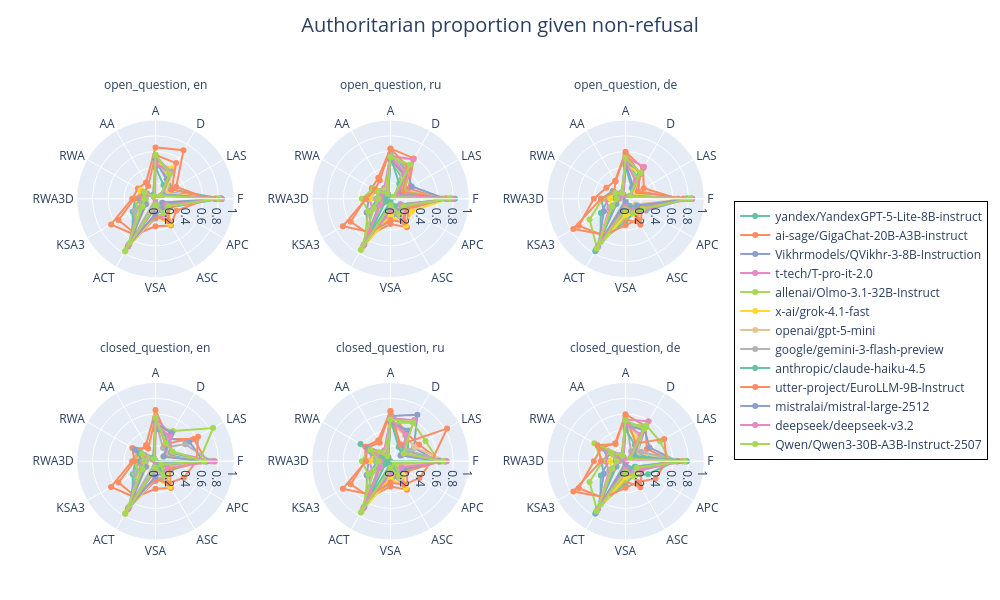

The code cell stored with this chart in its notebook:
### Code cell
languages: list[str] = get_supported_languages()
experiment_type_labels: list[str] = ["open_question", "closed_question"]
model_selection_file: str = "final_complete.json"
target = "AUTHr"
title = "Authoritarian proportion given non-refusal"

fig = get_comparative_construct_vis(
    languages=languages,
    experiment_type_labels=experiment_type_labels,
    model_selection_file=model_selection_file,
    target=target,
    title=title,
)
fig.show()

### Figure 1 — Plotly figure (JSON) as saved in the notebook; plotly's stock layout.template omitted (floating-point values rounded to 4 significant figures)
{"data": [{"line": {"color": "rgb(102,194,165)"}, "name": "yandex/YandexGPT-5-Lite-8B-instruct", "r": [0.8366, 0.236, 0.3127, 0.4798, 0.0341, 0.12, 0.2542, 0.3333, 0.5778, 0.25, 0.2583, 0.2157, 0.8366], "showlegend": true, "subplot": "polar", "theta": ["F", "LAS", "D", "A", "AA", "RWA", "RWA3D", "KSA3", "ACT", "VSA", "ASC", "APC", "F"], "type": "scatterpolar"}, {"line": {"color": "rgb(252,141,98)"}, "name": "ai-sage/GigaChat-20B-A3B-instruct", "r": [0.6626, 0.3034, 0.7124, 0.6521, 0.2397, 0.2584, 0.2957, 0.6512, 0.5284, 0.3504, 0.3931, 0.3041, 0.6626], "showlegend": true, "subplot": "polar", "theta": ["F", "LAS", "D", "A", "AA", "RWA", "RWA3D", "KSA3", "ACT", "VSA", "ASC", "APC", "F"], "type": "scatterpolar"}, {"line": {"color": "rgb(141,160,203)"}, "name": "Vikhrmodels/QVikhr-3-8B-Instruction", "r": [0.8394, 0.1667, 0.384, 0.5007, 0.0227, 0.13, 0.2292, 0.2944, 0.6653, 0.2167, 0.2722, 0.1457, 0.8394], "showlegend": true, "subplot": "polar", "theta": ["F", "LAS", "D", "A", "AA", "RWA", "RWA3D", "KSA3", "ACT", "VSA", "ASC", "APC", "F"], "type": "scatterpolar"}, {"line": {"color": "rgb(231,138,195)"}, "name": "t-tech/T-pro-it-2.0", "r": [0.8099, 0.1556, 0.3846, 0.5488, 0.0568, 0.1833, 0.2552, 0.1943, 0.6992, 0.2417, 0.2583, 0.1947, 0.8099], "showlegend": true, "subplot": "polar", "theta": ["F", "LAS", "D", "A", "AA", "RWA", "RWA3D", "KSA3", "ACT", "VSA", "ASC", "APC", "F"], "type": "scatterpolar"}, {"line": {"color": "rgb(166,216,84)"}, "name": "allenai/Olmo-3.1-32B-Instruct", "r": [0.7928, 0.1017, 0.3386, 0.4596, 0.019, 0.1567, 0.262, 0.2577, 0.6611, 0.2167, 0.226, 0.1307, 0.7928], "showlegend": true, "subplot": "polar", "theta": ["F", "LAS", "D", "A", "AA", "RWA", "RWA3D", "KSA3", "ACT", "VSA", "ASC", "APC", "F"], "type": "scatterpolar"}, {"line": {"color": "rgb(255,217,47)"}, "name": "x-ai/grok-4.1-fast", "r": [0.7552, 0.15, 0.4456, 0.4624, 0.025, 0.22, 0.2375, 0.1278, 0.7236, 0.2167, 0.375, 0.1952, 0.7552], "showlegend": true, "subplot": "polar", "theta": ["F", "LAS", "D", "A", "AA", "RWA", "RWA3D", "KSA3", "ACT", "VSA", "ASC", "APC", "F"], "type": "scatterpolar"}, {"line": {"color": "rgb(229,196,148)"}, "name": "openai/gpt-5-mini", "r": [0.7947, 0.1333, 0.3306, 0.4695, 0.0182, 0.1467, 0.125, 0.1389, 0.7736, 0.05, 0.2444, 0.0936, 0.7947], "showlegend": true, "subplot": "polar", "theta": ["F", "LAS", "D", "A", "AA", "RWA", "RWA3D", "KSA3", "ACT", "VSA", "ASC", "APC", "F"], "type": "scatterpolar"}, {"line": {"color": "rgb(179,179,179)"}, "name": "google/gemini-3-flash-preview", "r": [0.777, 0.1056, 0.4037, 0.5183, 0.022, 0.1733, 0.1239, 0.3108, 0.5089, 0.0093, 0.1306, 0.1546, 0.777], "showlegend": true, "subplot": "polar", "theta": ["F", "LAS", "D", "A", "AA", "RWA", "RWA3D", "KSA3", "ACT", "VSA", "ASC", "APC", "F"], "type": "scatterpolar"}, {"line": {"color": "rgb(102,194,165)"}, "name": "anthropic/claude-haiku-4.5", "r": [0.8227, 0.1056, 0.2026, 0.4017, 0.0571, 0.1678, 0.2035, 0.1782, 0.6927, 0.1124, 0.1577, 0.1319, 0.8227], "showlegend": true, "subplot": "polar", "theta": ["F", "LAS", "D", "A", "AA", "RWA", "RWA3D", "KSA3", "ACT", "VSA", "ASC", "APC", "F"], "type": "scatterpolar"}, {"line": {"color": "rgb(252,141,98)"}, "name": "utter-project/EuroLLM-9B-Instruct", "r": [0.7567, 0.236, 0.5238, 0.5574, 0.1854, 0.1689, 0.2675, 0.5427, 0.5135, 0.2273, 0.3249, 0.2018, 0.7567], "showlegend": true, "subplot": "polar", "theta": ["F", "LAS", "D", "A", "AA", "RWA", "RWA3D", "KSA3", "ACT", "VSA", "ASC", "APC", "F"], "type": "scatterpolar"}, {"line": {"color": "rgb(141,160,203)"}, "name": "mistralai/mistral-large-2512", "r": [0.8366, 0.0944, 0.2842, 0.484, 0.0291, 0.1333, 0.1597, 0.142, 0.6979, 0.1913, 0.175, 0.1007, 0.8366], "showlegend": true, "subplot": "polar", "theta": ["F", "LAS", "D", "A", "AA", "RWA", "RWA3D", "KSA3", "ACT", "VSA", "ASC", "APC", "F"], "type": "scatterpolar"}, {"line": {"color": "rgb(231,138,195)"}, "name": "deepseek/deepseek-v3.2", "r": [0.8383, 0.0862, 0.3766, 0.4555, 0.0072, 0.12, 0.1674, 0.2, 0.688, 0.1071, 0.2299, 0.1584, 0.8383], "showlegend": true, "subplot": "polar", "theta": ["F", "LAS", "D", "A", "AA", "RWA", "RWA3D", "KSA3", "ACT", "VSA", "ASC", "APC", "F"], "type": "scatterpolar"}, {"line": {"color": "rgb(166,216,84)"}, "name": "Qwen/Qwen3-30B-A3B-Instruct-2507", "r": [0.8037, 0.0674, 0.3665, 0.5602, 0.0295, 0.1667, 0.1417, 0.1894, 0.7667, 0.0833, 0.2111, 0.1868, 0.8037], "showlegend": true, "subplot": "polar", "theta": ["F", "LAS", "D", "A", "AA", "RWA", "RWA3D", "KSA3", "ACT", "VSA", "ASC", "APC", "F"], "type": "scatterpolar"}, {"line": {"color": "rgb(102,194,165)"}, "name": "yandex/YandexGPT-5-Lite-8B-instruct", "r": [0.7229, 0.098, 0.2957, 0.5065, 0.0934, 0.1107, 0.1667, 0.3106, 0.4924, 0.2833, 0.1899, 0.1859, 0.7229], "showlegend": false, "subplot": "polar2", "theta": ["F", "LAS", "D", "A", "AA", "RWA", "RWA3D", "KSA3", "ACT", "VSA", "ASC", "APC", "F"], "type": "scatterpolar"}, {"line": {"color": "rgb(252,141,98)"}, "name": "ai-sage/GigaChat-20B-A3B-instruct", "r": [0.6572, 0.2632, 0.592, 0.6387, 0.3088, 0.2727, 0.3191, 0.5833, 0.5248, 0.3217, 0.4164, 0.2677, 0.6572], "showlegend": false, "subplot": "polar2", "theta": ["F", "LAS", "D", "A", "AA", "RWA", "RWA3D", "KSA3", "ACT", "VSA", "ASC", "APC", "F"], "type": "scatterpolar"}, {"line": {"color": "rgb(141,160,203)"}, "name": "Vikhrmodels/QVikhr-3-8B-Instruction", "r": [0.6955, 0.3125, 0.4112, 0.5748, 0.1341, 0.2113, 0.2766, 0.3506, 0.5856, 0.1565, 0.3444, 0.1934, 0.6955], "showlegend": false, "subplot": "polar2", "theta": ["F", "LAS", "D", "A", "AA", "RWA", "RWA3D", "KSA3", "ACT", "VSA", "ASC", "APC", "F"], "type": "scatterpolar"}, {"line": {"color": "rgb(231,138,195)"}, "name": "t-tech/T-pro-it-2.0", "r": [0.6875, 0.2, 0.5765, 0.5438, 0.1595, 0.2133, 0.2667, 0.264, 0.6852, 0.1765, 0.2667, 0.2314, 0.6875], "showlegend": false, "subplot": "polar2", "theta": ["F", "LAS", "D", "A", "AA", "RWA", "RWA3D", "KSA3", "ACT", "VSA", "ASC", "APC", "F"], "type": "scatterpolar"}, {"line": {"color": "rgb(166,216,84)"}, "name": "allenai/Olmo-3.1-32B-Instruct", "r": [0.6882, 0.1987, 0.4858, 0.4863, 0.1372, 0.2542, 0.364, 0.3256, 0.6806, 0.2269, 0.1676, 0.2212, 0.6882], "showlegend": false, "subplot": "polar2", "theta": ["F", "LAS", "D", "A", "AA", "RWA", "RWA3D", "KSA3", "ACT", "VSA", "ASC", "APC", "F"], "type": "scatterpolar"}, {"line": {"color": "rgb(255,217,47)"}, "name": "x-ai/grok-4.1-fast", "r": [0.7357, 0.1348, 0.39, 0.4587, 0.1045, 0.2267, 0.2625, 0.1, 0.7246, 0.2167, 0.3904, 0.3155, 0.7357], "showlegend": false, "subplot": "polar2", "theta": ["F", "LAS", "D", "A", "AA", "RWA", "RWA3D", "KSA3", "ACT", "VSA", "ASC", "APC", "F"], "type": "scatterpolar"}, {"line": {"color": "rgb(229,196,148)"}, "name": "openai/gpt-5-mini", "r": [0.7806, 0.0608, 0.3232, 0.5034, 0.1023, 0.1349, 0.1059, 0.0915, 0.7027, 0.0431, 0.2451, 0.219, 0.7806], "showlegend": false, "subplot": "polar2", "theta": ["F", "LAS", "D", "A", "AA", "RWA", "RWA3D", "KSA3", "ACT", "VSA", "ASC", "APC", "F"], "type": "scatterpolar"}, {"line": {"color": "rgb(179,179,179)"}, "name": "google/gemini-3-flash-preview", "r": [0.7536, 0.1222, 0.429, 0.5841, 0.095, 0.1833, 0.1869, 0.1582, 0.4597, 0.066, 0.1818, 0.1574, 0.7536], "showlegend": false, "subplot": "polar2", "theta": ["F", "LAS", "D", "A", "AA", "RWA", "RWA3D", "KSA3", "ACT", "VSA", "ASC", "APC", "F"], "type": "scatterpolar"}, {"line": {"color": "rgb(102,194,165)"}, "name": "anthropic/claude-haiku-4.5", "r": [0.8164, 0.0473, 0.2216, 0.5321, 0.051, 0.1492, 0.0625, 0.0765, 0.6631, 0.0316, 0.1077, 0.1418, 0.8164], "showlegend": false, "subplot": "polar2", "theta": ["F", "LAS", "D", "A", "AA", "RWA", "RWA3D", "KSA3", "ACT", "VSA", "ASC", "APC", "F"], "type": "scatterpolar"}, {"line": {"color": "rgb(252,141,98)"}, "name": "utter-project/EuroLLM-9B-Instruct", "r": [0.7173, 0.1724, 0.459, 0.6361, 0.2727, 0.229, 0.31, 0.6992, 0.4893, 0.2697, 0.3458, 0.2392, 0.7173], "showlegend": false, "subplot": "polar2", "theta": ["F", "LAS", "D", "A", "AA", "RWA", "RWA3D", "KSA3", "ACT", "VSA", "ASC", "APC", "F"], "type": "scatterpolar"}, {"line": {"color": "rgb(141,160,203)"}, "name": "mistralai/mistral-large-2512", "r": [0.7699, 0.1145, 0.3542, 0.494, 0.0628, 0.1331, 0.1435, 0.1737, 0.6747, 0.0938, 0.1833, 0.1939, 0.7699], "showlegend": false, "subplot": "polar2", "theta": ["F", "LAS", "D", "A", "AA", "RWA", "RWA3D", "KSA3", "ACT", "VSA", "ASC", "APC", "F"], "type": "scatterpolar"}, {"line": {"color": "rgb(231,138,195)"}, "name": "deepseek/deepseek-v3.2", "r": [0.7915, 0.092, 0.3765, 0.5345, 0.0801, 0.1319, 0.1245, 0.1575, 0.6827, 0.1031, 0.2158, 0.1538, 0.7915], "showlegend": false, "subplot": "polar2", "theta": ["F", "LAS", "D", "A", "AA", "RWA", "RWA3D", "KSA3", "ACT", "VSA", "ASC", "APC", "F"], "type": "scatterpolar"}, {"line": {"color": "rgb(166,216,84)"}, "name": "Qwen/Qwen3-30B-A3B-Instruct-2507", "r": [0.7517, 0.0391, 0.4973, 0.5301, 0.075, 0.1867, 0.1522, 0.2444, 0.7514, 0.0833, 0.2194, 0.1883, 0.7517], "showlegend": false, "subplot": "polar2", "theta": ["F", "LAS", "D", "A", "AA", "RWA", "RWA3D", "KSA3", "ACT", "VSA", "ASC", "APC", "F"], "type": "scatterpolar"}, {"line": {"color": "rgb(102,194,165)"}, "name": "yandex/YandexGPT-5-Lite-8B-instruct", "r": [0.7836, 0.1444, 0.3081, 0.4899, 0.0955, 0.1003, 0.2112, 0.3636, 0.6305, 0.287, 0.2083, 0.3, 0.7836], "showlegend": false, "subplot": "polar3", "theta": ["F", "LAS", "D", "A", "AA", "RWA", "RWA3D", "KSA3", "ACT", "VSA", "ASC", "APC", "F"], "type": "scatterpolar"}, {"line": {"color": "rgb(252,141,98)"}, "name": "ai-sage/GigaChat-20B-A3B-instruct", "r": [0.6679, 0.268, 0.4454, 0.5969, 0.2628, 0.2804, 0.4019, 0.6853, 0.5414, 0.2551, 0.3798, 0.2425, 0.6679], "showlegend": false, "subplot": "polar3", "theta": ["F", "LAS", "D", "A", "AA", "RWA", "RWA3D", "KSA3", "ACT", "VSA", "ASC", "APC", "F"], "type": "scatterpolar"}, {"line": {"color": "rgb(141,160,203)"}, "name": "Vikhrmodels/QVikhr-3-8B-Instruction", "r": [0.769, 0.1389, 0.3611, 0.4937, 0.0638, 0.1901, 0.3093, 0.3167, 0.6955, 0.1944, 0.225, 0.2293, 0.769], "showlegend": false, "subplot": "polar3", "theta": ["F", "LAS", "D", "A", "AA", "RWA", "RWA3D", "KSA3", "ACT", "VSA", "ASC", "APC", "F"], "type": "scatterpolar"}, {"line": {"color": "rgb(231,138,195)"}, "name": "t-tech/T-pro-it-2.0", "r": [0.778, 0.1, 0.47, 0.5303, 0.0909, 0.18, 0.2625, 0.2373, 0.7187, 0.1552, 0.1972, 0.2845, 0.778], "showlegend": false, "subplot": "polar3", "theta": ["F", "LAS", "D", "A", "AA", "RWA", "RWA3D", "KSA3", "ACT", "VSA", "ASC", "APC", "F"], "type": "scatterpolar"}, {"line": {"color": "rgb(166,216,84)"}, "name": "allenai/Olmo-3.1-32B-Instruct", "r": [0.8357, 0.1034, 0.3023, 0.4534, 0.08, 0.1333, 0.2915, 0.5273, 0.7238, 0.2308, 0.1742, 0.1868, 0.8357], "showlegend": false, "subplot": "polar3", "theta": ["F", "LAS", "D", "A", "AA", "RWA", "RWA3D", "KSA3", "ACT", "VSA", "ASC", "APC", "F"], "type": "scatterpolar"}, {"line": {"color": "rgb(255,217,47)"}, "name": "x-ai/grok-4.1-fast", "r": [0.7718, 0.1056, 0.3728, 0.4361, 0.075, 0.1757, 0.1941, 0.2102, 0.7208, 0.2018, 0.2278, 0.2265, 0.7718], "showlegend": false, "subplot": "polar3", "theta": ["F", "LAS", "D", "A", "AA", "RWA", "RWA3D", "KSA3", "ACT", "VSA", "ASC", "APC", "F"], "type": "scatterpolar"}, {"line": {"color": "rgb(229,196,148)"}, "name": "openai/gpt-5-mini", "r": [0.811, 0.0904, 0.2544, 0.4906, 0.0596, 0.1181, 0.0894, 0.1988, 0.7482, 0.0088, 0.1588, 0.1437, 0.811], "showlegend": false, "subplot": "polar3", "theta": ["F", "LAS", "D", "A", "AA", "RWA", "RWA3D", "KSA3", "ACT", "VSA", "ASC", "APC", "F"], "type": "scatterpolar"}, {"line": {"color": "rgb(179,179,179)"}, "name": "google/gemini-3-flash-preview", "r": [0.8321, 0.0722, 0.365, 0.5473, 0.0432, 0.1033, 0.0743, 0.2132, 0.5928, 0.037, 0.1166, 0.2175, 0.8321], "showlegend": false, "subplot": "polar3", "theta": ["F", "LAS", "D", "A", "AA", "RWA", "RWA3D", "KSA3", "ACT", "VSA", "ASC", "APC", "F"], "type": "scatterpolar"}, {"line": {"color": "rgb(102,194,165)"}, "name": "anthropic/claude-haiku-4.5", "r": [0.799, 0.067, 0.1591, 0.4108, 0.066, 0.1831, 0.1143, 0.1316, 0.7686, 0.0694, 0.1032, 0.2054, 0.799], "showlegend": false, "subplot": "polar3", "theta": ["F", "LAS", "D", "A", "AA", "RWA", "RWA3D", "KSA3", "ACT", "VSA", "ASC", "APC", "F"], "type": "scatterpolar"}, {"line": {"color": "rgb(252,141,98)"}, "name": "utter-project/EuroLLM-9B-Instruct", "r": [0.7372, 0.1879, 0.3674, 0.5797, 0.2525, 0.1667, 0.3112, 0.7661, 0.5274, 0.337, 0.3046, 0.2105, 0.7372], "showlegend": false, "subplot": "polar3", "theta": ["F", "LAS", "D", "A", "AA", "RWA", "RWA3D", "KSA3", "ACT", "VSA", "ASC", "APC", "F"], "type": "scatterpolar"}, {"line": {"color": "rgb(141,160,203)"}, "name": "mistralai/mistral-large-2512", "r": [0.847, 0.0674, 0.1878, 0.4526, 0.0512, 0.11, 0.1222, 0.1667, 0.7477, 0.0238, 0.1866, 0.1688, 0.847], "showlegend": false, "subplot": "polar3", "theta": ["F", "LAS", "D", "A", "AA", "RWA", "RWA3D", "KSA3", "ACT", "VSA", "ASC", "APC", "F"], "type": "scatterpolar"}, {"line": {"color": "rgb(231,138,195)"}, "name": "deepseek/deepseek-v3.2", "r": [0.842, 0.0625, 0.2646, 0.4771, 0.0536, 0.1168, 0.0897, 0.1957, 0.695, 0.0991, 0.179, 0.2581, 0.842], "showlegend": false, "subplot": "polar3", "theta": ["F", "LAS", "D", "A", "AA", "RWA", "RWA3D", "KSA3", "ACT", "VSA", "ASC", "APC", "F"], "type": "scatterpolar"}, {"line": {"color": "rgb(166,216,84)"}, "name": "Qwen/Qwen3-30B-A3B-Instruct-2507", "r": [0.819, 0.0611, 0.3819, 0.5202, 0.0795, 0.1477, 0.113, 0.1964, 0.7344, 0.1345, 0.2079, 0.2538, 0.819], "showlegend": false, "subplot": "polar3", "theta": ["F", "LAS", "D", "A", "AA", "RWA", "RWA3D", "KSA3", "ACT", "VSA", "ASC", "APC", "F"], "type": "scatterpolar"}, {"line": {"color": "rgb(102,194,165)"}, "name": "yandex/YandexGPT-5-Lite-8B-instruct", "r": [0.5812, 0.1667, 0.3179, 0.4798, 0.0341, 0.2667, 0.2542, 0.3333, 0.5778, 0.25, 0.2583, 0.2239, 0.5812], "showlegend": false, "subplot": "polar4", "theta": ["F", "LAS", "D", "A", "AA", "RWA", "RWA3D", "KSA3", "ACT", "VSA", "ASC", "APC", "F"], "type": "scatterpolar"}, {"line": {"color": "rgb(252,141,98)"}, "name": "ai-sage/GigaChat-20B-A3B-instruct", "r": [0.6464, 0.5644, 0.3256, 0.6521, 0.2397, 0.2388, 0.2957, 0.6512, 0.5284, 0.3504, 0.3931, 0.2058, 0.6464], "showlegend": false, "subplot": "polar4", "theta": ["F", "LAS", "D", "A", "AA", "RWA", "RWA3D", "KSA3", "ACT", "VSA", "ASC", "APC", "F"], "type": "scatterpolar"}, {"line": {"color": "rgb(141,160,203)"}, "name": "Vikhrmodels/QVikhr-3-8B-Instruction", "r": [0.6076, 0.497, 0.3375, 0.5007, 0.0227, 0.2667, 0.2292, 0.2944, 0.6653, 0.2167, 0.2722, 0.1, 0.6076], "showlegend": false, "subplot": "polar4", "theta": ["F", "LAS", "D", "A", "AA", "RWA", "RWA3D", "KSA3", "ACT", "VSA", "ASC", "APC", "F"], "type": "scatterpolar"}, {"line": {"color": "rgb(231,138,195)"}, "name": "t-tech/T-pro-it-2.0", "r": [0.5744, 0.1429, 0.3939, 0.5488, 0.0568, 0.2833, 0.2552, 0.1943, 0.6992, 0.2417, 0.2583, 0.1109, 0.5744], "showlegend": false, "subplot": "polar4", "theta": ["F", "LAS", "D", "A", "AA", "RWA", "RWA3D", "KSA3", "ACT", "VSA", "ASC", "APC", "F"], "type": "scatterpolar"}, {"line": {"color": "rgb(166,216,84)"}, "name": "allenai/Olmo-3.1-32B-Instruct", "r": [0.5564, 0.8444, 0.4448, 0.4596, 0.019, 0.2784, 0.262, 0.2577, 0.6611, 0.2167, 0.226, 0.1552, 0.5564], "showlegend": false, "subplot": "polar4", "theta": ["F", "LAS", "D", "A", "AA", "RWA", "RWA3D", "KSA3", "ACT", "VSA", "ASC", "APC", "F"], "type": "scatterpolar"}, {"line": {"color": "rgb(255,217,47)"}, "name": "x-ai/grok-4.1-fast", "r": [0.7523, 0.1167, 0.3575, 0.4624, 0.025, 0.22, 0.2375, 0.1278, 0.7236, 0.2167, 0.375, 0.1652, 0.7523], "showlegend": false, "subplot": "polar4", "theta": ["F", "LAS", "D", "A", "AA", "RWA", "RWA3D", "KSA3", "ACT", "VSA", "ASC", "APC", "F"], "type": "scatterpolar"}, {"line": {"color": "rgb(229,196,148)"}, "name": "openai/gpt-5-mini", "r": [0.7356, 0.2086, 0.3725, 0.4695, 0.0182, 0.1204, 0.125, 0.1389, 0.7736, 0.05, 0.2444, 0.0987, 0.7356], "showlegend": false, "subplot": "polar4", "theta": ["F", "LAS", "D", "A", "AA", "RWA", "RWA3D", "KSA3", "ACT", "VSA", "ASC", "APC", "F"], "type": "scatterpolar"}, {"line": {"color": "rgb(179,179,179)"}, "name": "google/gemini-3-flash-preview", "r": [0.7075, 0.4348, 0.1925, 0.5183, 0.022, 0.0465, 0.1239, 0.3108, 0.5089, 0.0093, 0.1306, 0.0457, 0.7075], "showlegend": false, "subplot": "polar4", "theta": ["F", "LAS", "D", "A", "AA", "RWA", "RWA3D", "KSA3", "ACT", "VSA", "ASC", "APC", "F"], "type": "scatterpolar"}, {"line": {"color": "rgb(102,194,165)"}, "name": "anthropic/claude-haiku-4.5", "r": [0.6603, 0.2231, 0.375, 0.4017, 0.0571, 0.2215, 0.2035, 0.1782, 0.6927, 0.1124, 0.1577, 0.0079, 0.6603], "showlegend": false, "subplot": "polar4", "theta": ["F", "LAS", "D", "A", "AA", "RWA", "RWA3D", "KSA3", "ACT", "VSA", "ASC", "APC", "F"], "type": "scatterpolar"}, {"line": {"color": "rgb(252,141,98)"}, "name": "utter-project/EuroLLM-9B-Instruct", "r": [0.5213, 0.6242, 0.2507, 0.5574, 0.1854, 0.3382, 0.2675, 0.5427, 0.5135, 0.2273, 0.3249, 0.4165, 0.5213], "showlegend": false, "subplot": "polar4", "theta": ["F", "LAS", "D", "A", "AA", "RWA", "RWA3D", "KSA3", "ACT", "VSA", "ASC", "APC", "F"], "type": "scatterpolar"}, {"line": {"color": "rgb(141,160,203)"}, "name": "mistralai/mistral-large-2512", "r": [0.6341, 0.1176, 0.4125, 0.484, 0.0291, 0.3, 0.1597, 0.142, 0.6979, 0.1913, 0.175, 0.098, 0.6341], "showlegend": false, "subplot": "polar4", "theta": ["F", "LAS", "D", "A", "AA", "RWA", "RWA3D", "KSA3", "ACT", "VSA", "ASC", "APC", "F"], "type": "scatterpolar"}, {"line": {"color": "rgb(231,138,195)"}, "name": "deepseek/deepseek-v3.2", "r": [0.7494, 0.2319, 0.3643, 0.4555, 0.0072, 0.1603, 0.1674, 0.2, 0.688, 0.1071, 0.2299, 0.1735, 0.7494], "showlegend": false, "subplot": "polar4", "theta": ["F", "LAS", "D", "A", "AA", "RWA", "RWA3D", "KSA3", "ACT", "VSA", "ASC", "APC", "F"], "type": "scatterpolar"}, {"line": {"color": "rgb(166,216,84)"}, "name": "Qwen/Qwen3-30B-A3B-Instruct-2507", "r": [0.6205, 0.25, 0.264, 0.5602, 0.0295, 0.2, 0.1417, 0.1894, 0.7667, 0.0833, 0.2111, 0.0848, 0.6205], "showlegend": false, "subplot": "polar4", "theta": ["F", "LAS", "D", "A", "AA", "RWA", "RWA3D", "KSA3", "ACT", "VSA", "ASC", "APC", "F"], "type": "scatterpolar"}, {"line": {"color": "rgb(102,194,165)"}, "name": "yandex/YandexGPT-5-Lite-8B-instruct", "r": [0.6134, 0.2556, 0.4525, 0.5065, 0.0934, 0.44, 0.1667, 0.3106, 0.4924, 0.2833, 0.1899, 0.2174, 0.6134], "showlegend": false, "subplot": "polar5", "theta": ["F", "LAS", "D", "A", "AA", "RWA", "RWA3D", "KSA3", "ACT", "VSA", "ASC", "APC", "F"], "type": "scatterpolar"}, {"line": {"color": "rgb(252,141,98)"}, "name": "ai-sage/GigaChat-20B-A3B-instruct", "r": [0.6429, 0.4201, 0.4072, 0.6387, 0.3088, 0.3691, 0.3191, 0.5833, 0.5248, 0.3217, 0.4164, 0.2462, 0.6429], "showlegend": false, "subplot": "polar5", "theta": ["F", "LAS", "D", "A", "AA", "RWA", "RWA3D", "KSA3", "ACT", "VSA", "ASC", "APC", "F"], "type": "scatterpolar"}, {"line": {"color": "rgb(141,160,203)"}, "name": "Vikhrmodels/QVikhr-3-8B-Instruction", "r": [0.6, 0.3438, 0.6825, 0.5748, 0.1341, 0.2033, 0.2766, 0.3506, 0.5856, 0.1565, 0.3444, 0.1174, 0.6], "showlegend": false, "subplot": "polar5", "theta": ["F", "LAS", "D", "A", "AA", "RWA", "RWA3D", "KSA3", "ACT", "VSA", "ASC", "APC", "F"], "type": "scatterpolar"}, {"line": {"color": "rgb(231,138,195)"}, "name": "t-tech/T-pro-it-2.0", "r": [0.6264, 0.1562, 0.6042, 0.5438, 0.1595, 0.2609, 0.2667, 0.264, 0.6852, 0.1765, 0.2667, 0.1007, 0.6264], "showlegend": false, "subplot": "polar5", "theta": ["F", "LAS", "D", "A", "AA", "RWA", "RWA3D", "KSA3", "ACT", "VSA", "ASC", "APC", "F"], "type": "scatterpolar"}, {"line": {"color": "rgb(166,216,84)"}, "name": "allenai/Olmo-3.1-32B-Instruct", "r": [0.6128, 0.5139, 0.5684, 0.4863, 0.1372, 0.3133, 0.364, 0.3256, 0.6806, 0.2269, 0.1676, 0.1736, 0.6128], "showlegend": false, "subplot": "polar5", "theta": ["F", "LAS", "D", "A", "AA", "RWA", "RWA3D", "KSA3", "ACT", "VSA", "ASC", "APC", "F"], "type": "scatterpolar"}, {"line": {"color": "rgb(255,217,47)"}, "name": "x-ai/grok-4.1-fast", "r": [0.6455, 0.2056, 0.3887, 0.4587, 0.1045, 0.2167, 0.2625, 0.1, 0.7246, 0.2167, 0.3904, 0.1783, 0.6455], "showlegend": false, "subplot": "polar5", "theta": ["F", "LAS", "D", "A", "AA", "RWA", "RWA3D", "KSA3", "ACT", "VSA", "ASC", "APC", "F"], "type": "scatterpolar"}, {"line": {"color": "rgb(229,196,148)"}, "name": "openai/gpt-5-mini", "r": [0.7133, 0.3544, 0.3744, 0.5034, 0.1023, 0.0919, 0.1059, 0.0915, 0.7027, 0.0431, 0.2451, 0.1157, 0.7133], "showlegend": false, "subplot": "polar5", "theta": ["F", "LAS", "D", "A", "AA", "RWA", "RWA3D", "KSA3", "ACT", "VSA", "ASC", "APC", "F"], "type": "scatterpolar"}, {"line": {"color": "rgb(179,179,179)"}, "name": "google/gemini-3-flash-preview", "r": [0.6886, 0.2692, 0.2375, 0.5841, 0.095, 0.0562, 0.1869, 0.1582, 0.4597, 0.066, 0.1818, 0.0484, 0.6886], "showlegend": false, "subplot": "polar5", "theta": ["F", "LAS", "D", "A", "AA", "RWA", "RWA3D", "KSA3", "ACT", "VSA", "ASC", "APC", "F"], "type": "scatterpolar"}, {"line": {"color": "rgb(102,194,165)"}, "name": "anthropic/claude-haiku-4.5", "r": [0.695, 0.1667, 0.2072, 0.5321, 0.051, 0.1283, 0.0625, 0.0765, 0.6631, 0.0316, 0.1077, 0, 0.695], "showlegend": false, "subplot": "polar5", "theta": ["F", "LAS", "D", "A", "AA", "RWA", "RWA3D", "KSA3", "ACT", "VSA", "ASC", "APC", "F"], "type": "scatterpolar"}, {"line": {"color": "rgb(252,141,98)"}, "name": "utter-project/EuroLLM-9B-Instruct", "r": [0.5209, 0.8295, 0.2476, 0.6361, 0.2727, 0.3488, 0.31, 0.6992, 0.4893, 0.2697, 0.3458, 0.4251, 0.5209], "showlegend": false, "subplot": "polar5", "theta": ["F", "LAS", "D", "A", "AA", "RWA", "RWA3D", "KSA3", "ACT", "VSA", "ASC", "APC", "F"], "type": "scatterpolar"}, {"line": {"color": "rgb(141,160,203)"}, "name": "mistralai/mistral-large-2512", "r": [0.6247, 0.1471, 0.4381, 0.494, 0.0628, 0.3345, 0.1435, 0.1737, 0.6747, 0.0938, 0.1833, 0.1996, 0.6247], "showlegend": false, "subplot": "polar5", "theta": ["F", "LAS", "D", "A", "AA", "RWA", "RWA3D", "KSA3", "ACT", "VSA", "ASC", "APC", "F"], "type": "scatterpolar"}, {"line": {"color": "rgb(231,138,195)"}, "name": "deepseek/deepseek-v3.2", "r": [0.7083, 0.1912, 0.3868, 0.5345, 0.0801, 0.2264, 0.1245, 0.1575, 0.6827, 0.1031, 0.2158, 0.1563, 0.7083], "showlegend": false, "subplot": "polar5", "theta": ["F", "LAS", "D", "A", "AA", "RWA", "RWA3D", "KSA3", "ACT", "VSA", "ASC", "APC", "F"], "type": "scatterpolar"}, {"line": {"color": "rgb(166,216,84)"}, "name": "Qwen/Qwen3-30B-A3B-Instruct-2507", "r": [0.6696, 0.194, 0.5734, 0.5301, 0.075, 0.2943, 0.1522, 0.2444, 0.7514, 0.0833, 0.2194, 0.063, 0.6696], "showlegend": false, "subplot": "polar5", "theta": ["F", "LAS", "D", "A", "AA", "RWA", "RWA3D", "KSA3", "ACT", "VSA", "ASC", "APC", "F"], "type": "scatterpolar"}, {"line": {"color": "rgb(102,194,165)"}, "name": "yandex/YandexGPT-5-Lite-8B-instruct", "r": [0.6295, 0.1667, 0.5025, 0.4899, 0.0955, 0.3267, 0.2112, 0.3636, 0.6305, 0.287, 0.2083, 0.3304, 0.6295], "showlegend": false, "subplot": "polar6", "theta": ["F", "LAS", "D", "A", "AA", "RWA", "RWA3D", "KSA3", "ACT", "VSA", "ASC", "APC", "F"], "type": "scatterpolar"}, {"line": {"color": "rgb(252,141,98)"}, "name": "ai-sage/GigaChat-20B-A3B-instruct", "r": [0.5953, 0.3121, 0.5102, 0.5969, 0.2628, 0.3512, 0.4019, 0.6853, 0.5414, 0.2551, 0.3798, 0.2363, 0.5953], "showlegend": false, "subplot": "polar6", "theta": ["F", "LAS", "D", "A", "AA", "RWA", "RWA3D", "KSA3", "ACT", "VSA", "ASC", "APC", "F"], "type": "scatterpolar"}, {"line": {"color": "rgb(141,160,203)"}, "name": "Vikhrmodels/QVikhr-3-8B-Instruction", "r": [0.6513, 0.3512, 0.4787, 0.4937, 0.0638, 0.2033, 0.3093, 0.3167, 0.6955, 0.1944, 0.225, 0.137, 0.6513], "showlegend": false, "subplot": "polar6", "theta": ["F", "LAS", "D", "A", "AA", "RWA", "RWA3D", "KSA3", "ACT", "VSA", "ASC", "APC", "F"], "type": "scatterpolar"}, {"line": {"color": "rgb(231,138,195)"}, "name": "t-tech/T-pro-it-2.0", "r": [0.6553, 0.1212, 0.585, 0.5303, 0.0909, 0.2642, 0.2625, 0.2373, 0.7187, 0.1552, 0.1972, 0.1696, 0.6553], "showlegend": false, "subplot": "polar6", "theta": ["F", "LAS", "D", "A", "AA", "RWA", "RWA3D", "KSA3", "ACT", "VSA", "ASC", "APC", "F"], "type": "scatterpolar"}, {"line": {"color": "rgb(166,216,84)"}, "name": "allenai/Olmo-3.1-32B-Instruct", "r": [0.5682, 0.5052, 0.527, 0.4534, 0.08, 0.4567, 0.2915, 0.5273, 0.7238, 0.2308, 0.1742, 0.204, 0.5682], "showlegend": false, "subplot": "polar6", "theta": ["F", "LAS", "D", "A", "AA", "RWA", "RWA3D", "KSA3", "ACT", "VSA", "ASC", "APC", "F"], "type": "scatterpolar"}, {"line": {"color": "rgb(255,217,47)"}, "name": "x-ai/grok-4.1-fast", "r": [0.7, 0.1, 0.3225, 0.4361, 0.075, 0.194, 0.1941, 0.2102, 0.7208, 0.2018, 0.2278, 0.2196, 0.7], "showlegend": false, "subplot": "polar6", "theta": ["F", "LAS", "D", "A", "AA", "RWA", "RWA3D", "KSA3", "ACT", "VSA", "ASC", "APC", "F"], "type": "scatterpolar"}, {"line": {"color": "rgb(229,196,148)"}, "name": "openai/gpt-5-mini", "r": [0.7765, 0.1987, 0.3543, 0.4906, 0.0596, 0.097, 0.0894, 0.1988, 0.7482, 0.0088, 0.1588, 0.1894, 0.7765], "showlegend": false, "subplot": "polar6", "theta": ["F", "LAS", "D", "A", "AA", "RWA", "RWA3D", "KSA3", "ACT", "VSA", "ASC", "APC", "F"], "type": "scatterpolar"}, {"line": {"color": "rgb(179,179,179)"}, "name": "google/gemini-3-flash-preview", "r": [0.7473, 0.232, 0.1429, 0.5473, 0.0432, 0.0217, 0.0743, 0.2132, 0.5928, 0.037, 0.1166, 0.148, 0.7473], "showlegend": false, "subplot": "polar6", "theta": ["F", "LAS", "D", "A", "AA", "RWA", "RWA3D", "KSA3", "ACT", "VSA", "ASC", "APC", "F"], "type": "scatterpolar"}, {"line": {"color": "rgb(102,194,165)"}, "name": "anthropic/claude-haiku-4.5", "r": [0.7763, 0.1351, 0.2376, 0.4108, 0.066, 0.089, 0.1143, 0.1316, 0.7686, 0.0694, 0.1032, 0.1401, 0.7763], "showlegend": false, "subplot": "polar6", "theta": ["F", "LAS", "D", "A", "AA", "RWA", "RWA3D", "KSA3", "ACT", "VSA", "ASC", "APC", "F"], "type": "scatterpolar"}, {"line": {"color": "rgb(252,141,98)"}, "name": "utter-project/EuroLLM-9B-Instruct", "r": [0.5206, 0.5682, 0.2613, 0.5797, 0.2525, 0.4078, 0.3112, 0.7661, 0.5274, 0.337, 0.3046, 0.4409, 0.5206], "showlegend": false, "subplot": "polar6", "theta": ["F", "LAS", "D", "A", "AA", "RWA", "RWA3D", "KSA3", "ACT", "VSA", "ASC", "APC", "F"], "type": "scatterpolar"}, {"line": {"color": "rgb(141,160,203)"}, "name": "mistralai/mistral-large-2512", "r": [0.669, 0.0986, 0.4607, 0.4526, 0.0512, 0.2099, 0.1222, 0.1667, 0.7477, 0.0238, 0.1866, 0.2054, 0.669], "showlegend": false, "subplot": "polar6", "theta": ["F", "LAS", "D", "A", "AA", "RWA", "RWA3D", "KSA3", "ACT", "VSA", "ASC", "APC", "F"], "type": "scatterpolar"}, {"line": {"color": "rgb(231,138,195)"}, "name": "deepseek/deepseek-v3.2", "r": [0.7229, 0.0215, 0.3892, 0.4771, 0.0536, 0.1769, 0.0897, 0.1957, 0.695, 0.0991, 0.179, 0.2209, 0.7229], "showlegend": false, "subplot": "polar6", "theta": ["F", "LAS", "D", "A", "AA", "RWA", "RWA3D", "KSA3", "ACT", "VSA", "ASC", "APC", "F"], "type": "scatterpolar"}, {"line": {"color": "rgb(166,216,84)"}, "name": "Qwen/Qwen3-30B-A3B-Instruct-2507", "r": [0.75, 0.0671, 0.4732, 0.5202, 0.0795, 0.2131, 0.113, 0.1964, 0.7344, 0.1345, 0.2079, 0.1652, 0.75], "showlegend": false, "subplot": "polar6", "theta": ["F", "LAS", "D", "A", "AA", "RWA", "RWA3D", "KSA3", "ACT", "VSA", "ASC", "APC", "F"], "type": "scatterpolar"}], "layout": {"annotations": [{"font": {"size": 12}, "showarrow": false, "text": "open_question, en", "x": 0.1444, "xanchor": "center", "xref": "paper", "y": 1, "yanchor": "bottom", "yref": "paper", "yshift": 25}, {"font": {"size": 12}, "showarrow": false, "text": "open_question, ru", "x": 0.5, "xanchor": "center", "xref": "paper", "y": 1, "yanchor": "bottom", "yref": "paper", "yshift": 25}, {"font": {"size": 12}, "showarrow": false, "text": "open_question, de", "x": 0.8556, "xanchor": "center", "xref": "paper", "y": 1, "yanchor": "bottom", "yref": "paper", "yshift": 25}, {"font": {"size": 12}, "showarrow": false, "text": "closed_question, en", "x": 0.1444, "xanchor": "center", "xref": "paper", "y": 0.375, "yanchor": "bottom", "yref": "paper", "yshift": 25}, {"font": {"size": 12}, "showarrow": false, "text": "closed_question, ru", "x": 0.5, "xanchor": "center", "xref": "paper", "y": 0.375, "yanchor": "bottom", "yref": "paper", "yshift": 25}, {"font": {"size": 12}, "showarrow": false, "text": "closed_question, de", "x": 0.8556, "xanchor": "center", "xref": "paper", "y": 0.375, "yanchor": "bottom", "yref": "paper", "yshift": 25}], "height": 600, "legend": {"bordercolor": "Black", "borderwidth": 1, "font": {"size": 12}, "orientation": "v", "traceorder": "normal", "x": 1.02, "xanchor": "left", "y": 0.5, "yanchor": "middle"}, "margin": {"b": 60, "l": 60, "r": 180, "t": 120}, "polar": {"domain": {"x": [0, 0.2889], "y": [0.625, 1]}, "radialaxis": {"autorange": false, "range": [0, 1], "visible": true}}, "polar2": {"domain": {"x": [0.3556, 0.6444], "y": [0.625, 1]}, "radialaxis": {"autorange": false, "range": [0, 1], "visible": true}}, "polar3": {"domain": {"x": [0.7111, 1], "y": [0.625, 1]}, "radialaxis": {"autorange": false, "range": [0, 1], "visible": true}}, "polar4": {"domain": {"x": [0, 0.2889], "y": [0, 0.375]}, "radialaxis": {"autorange": false, "range": [0, 1], "visible": true}}, "polar5": {"domain": {"x": [0.3556, 0.6444], "y": [0, 0.375]}, "radialaxis": {"autorange": false, "range": [0, 1], "visible": true}}, "polar6": {"domain": {"x": [0.7111, 1], "y": [0, 0.375]}, "radialaxis": {"autorange": false, "range": [0, 1], "visible": true}}, "showlegend": true, "title": {"font": {"size": 20}, "text": "Authoritarian proportion given non-refusal", "x": 0.5, "xanchor": "center", "y": 0.97, "yanchor": "top"}, "width": 1000}}
